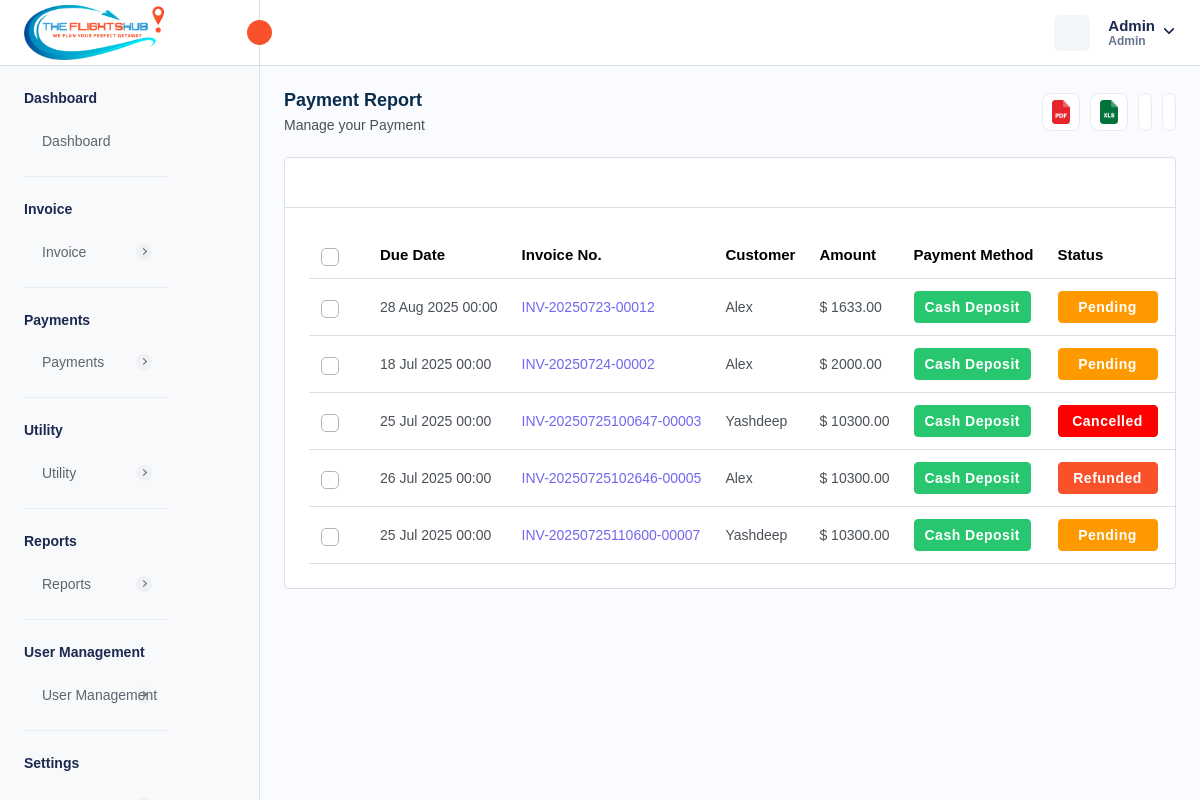
Page /manage-payments.php (signed in) on the committed database.
### tables this page shows
CREATE TABLE `company_settings` (
  `company_id` int NOT NULL AUTO_INCREMENT,
  `company_name` varchar(255) DEFAULT NULL,
  `company_email` varchar(255) DEFAULT NULL,
  `company_phone` varchar(20) DEFAULT NULL,
  `company_website` varchar(255) DEFAULT NULL,
  `company_logo` varchar(255) DEFAULT NULL,
  `favicon` varchar(255) DEFAULT NULL,
  `address` text,
  `country` varchar(100) DEFAULT NULL,
  `state` varchar(100) DEFAULT NULL,
  `city` varchar(100) DEFAULT NULL,
  `postal_code` varchar(20) DEFAULT NULL,
  `gst_number` varchar(255) DEFAULT NULL,
  `bz_number` varchar(255) DEFAULT NULL,
  `created_at` timestamp NULL DEFAULT CURRENT_TIMESTAMP,
  `updated_at` timestamp NULL DEFAULT CURRENT_TIMESTAMP ON UPDATE CURRENT_TIMESTAMP,
  PRIMARY KEY (`company_id`)
);

CREATE TABLE `invoice` (
  `invoice_id` int NOT NULL AUTO_INCREMENT,
  `invoice_number` varchar(255) NOT NULL,
  `invoice_title` varchar(255) DEFAULT NULL,
  `payment_method` enum('CREDIT_CARD','DEBIT_CARD','CASH','CASH_DEPOSIT','NET_BANKING','PAYPAL','OTHER') NOT NULL,
  `transaction_id` varchar(255) DEFAULT NULL,
  `status` enum('PAID','PENDING','CANCELLED','REFUNDED') NOT NULL,
  `airline_name` text,
  `travel_date` varchar(45) DEFAULT NULL,
  `due_date` varchar(255) DEFAULT NULL,
  `customer_name` varchar(255) DEFAULT NULL,
  `service_id` json DEFAULT NULL,
  `from_location` text,
  `to_location` text,
  `customer_address` longtext,
  `description` longtext,
  `reminder_enabled` int NOT NULL DEFAULT '0',
  `reminder_count` int NOT NULL DEFAULT '0',
  `organization` varchar(255) DEFAULT NULL,
  `passenger_details` json DEFAULT NULL,
  `total_amount` decimal(10,2) NOT NULL,
  `created_at` timestamp NULL DEFAULT CURRENT_TIMESTAMP,
  `updated_at` timestamp NULL DEFAULT CURRENT_TIMESTAMP ON UPDATE CURRENT_TIMESTAMP,
  `created_by` int NOT NULL,
  `is_active` int NOT NULL DEFAULT '1',
  `customer_email` varchar(255) DEFAULT NULL,
  PRIMARY KEY (`invoice_id`),
  UNIQUE KEY `invoice_number_UNIQUE` (`invoice_number`),
  UNIQUE KEY `transaction_id_UNIQUE` (`transaction_id`)
);

CREATE TABLE `localization_settings` (
  `id` int NOT NULL AUTO_INCREMENT,
  `language` varchar(50) DEFAULT 'English',
  `timezone` varchar(100) DEFAULT 'UTC',
  `date_format` varchar(20) DEFAULT 'd M Y',
  `time_format` varchar(10) DEFAULT '12',
  `currency_id` int DEFAULT NULL,
  `created_at` datetime DEFAULT CURRENT_TIMESTAMP,
  `updated_at` datetime DEFAULT CURRENT_TIMESTAMP ON UPDATE CURRENT_TIMESTAMP,
  PRIMARY KEY (`id`)
);

CREATE TABLE `currency` (
  `currency_id` int NOT NULL AUTO_INCREMENT,
  `currency_name` varchar(255) DEFAULT NULL,
  `currency_code` varchar(45) DEFAULT NULL,
  `currency_symbol` varchar(45) DEFAULT NULL,
  `currency_rate` decimal(10,2) DEFAULT NULL,
  `created_at` timestamp NULL DEFAULT CURRENT_TIMESTAMP,
  `updated_at` timestamp NULL DEFAULT NULL,
  `is_active` int DEFAULT '1',
  PRIMARY KEY (`currency_id`)
);

### manage-payments.php (the view, shortened to what this page needs)
<?php
require "./database/config.php";
try {
    $stmtFetchInvoices = $db->prepare("SELECT * FROM invoice
    WHERE invoice.is_active = 1
    ");
    if ($stmtFetchInvoices->execute()) {
        $invoices = $stmtFetchInvoices->get_result();
    } else {
        $_SESSION['error'] = 'Error for fetching customers';
    }
    $stmtFetchCompanySettings = $db->prepare("SELECT * FROM company_settings");
    $stmtFetchCompanySettings->execute();
    $companySettings = $stmtFetchCompanySettings->get_result()->fetch_array(MYSQLI_ASSOC);
    $stmtFetchLocalizationSettings = $db->prepare("SELECT * FROM localization_settings INNER JOIN currency ON localization_settings.currency_id = currency.currency_id;");
    $stmtFetchLocalizationSettings->execute();
    $localizationSettings = $stmtFetchLocalizationSettings->get_result()->fetch_array(MYSQLI_ASSOC);
} catch (Exception $e) {
    $_SESSION['error'] = $e;
}
?>
<!DOCTYPE html>
<html lang="en">
<head>
    <link rel="stylesheet" href="assets/css/bootstrap.min.css" />
    <link rel="stylesheet" href="assets/css/bootstrap-datetimepicker.min.css" />
    <link rel="stylesheet" href="assets/plugins/daterangepicker/daterangepicker.css" />
    <link rel="stylesheet" href="assets/css/animate.css" />
    <link rel="stylesheet" href="assets/plugins/select2/css/select2.min.css" />
    <link rel="stylesheet" href="assets/css/dataTables.bootstrap5.min.css" />
    <link rel="stylesheet" href="assets/plugins/fontawesome/css/fontawesome.min.css" />
    <link rel="stylesheet" href="assets/plugins/fontawesome/css/all.min.css" />
    <link rel="stylesheet" href="assets/css/style.css" />
    <link rel="stylesheet" href="https://cdn.jsdelivr.net/npm/notyf@3/notyf.min.css" />
</head>
<body>
    <div class="main-wrapper">
        <div class="header">
            <?php require_once("header.php"); ?>
        </div>
        <div class="sidebar" id="sidebar">
            <?php require_once("sidebar.php"); ?>
        </div>
        <div class="page-wrapper">
            <div class="content">
                <div class="page-header justify-content-between">
                    <div class="page-title">
                        <h4>Payment Report</h4>
                        <h6>Manage your Payment</h6>
                    </div>
                    <ul class="table-top-head">
                        <li>
                            <a data-bs-toggle="tooltip" onclick="exportToPDF()" data-bs-placement="top" title="Pdf"><img
                                    src="assets/img/icons/pdf.svg" alt="img" /></a>
                        </li>
                        <li>
                            <a data-bs-toggle="tooltip" onclick="exportToExcel()" data-bs-placement="top"
                                title="Excel"><img src="assets/img/icons/excel.svg" alt="img" /></a>
                        </li>
                        <li>
                            <a href="" data-bs-toggle="tooltip" data-bs-placement="top" title="Refresh"></a>
                        </li>
                        <li>
                            <a data-bs-toggle="tooltip" data-bs-placement="top" title="Collapse" id="collapse-header"></a>
                        </li>
                    </ul>
                </div>
                <div class="card table-list-card">
                    <div class="card-body">
                        <div class="table-top">
                            <div class="search-set">
                                <div class="search-input">
                                    <a href="" class="btn btn-searchset"></a>
                                </div>
                            </div>
                        </div>
                        <div class="table-responsive">
                            <table id="myTable" class="table datanew">
                                <thead>
                                    <tr>
                                        <th class="no-sort">
                                            <label class="checkboxs">
                                                <span class="checkmarks"></span>
                                            </label>
                                        </th>
                                        <th>Due Date</th>
                                        <th>Invoice No.</th>
                                        <th>Customer</th>
                                        <th>Amount</th>
                                        <th>Payment Method</th>
                                        <th>Status</th>
                                        <th class="no-sort text-center">Action</th>
                                    </tr>
                                </thead>
                                <tbody>
                                    <?php foreach ($invoices->fetch_all(MYSQLI_ASSOC) as $invoice) { ?>
                                        <tr>
                                            <td>
                                                <label class="checkboxs">
                                                    <span class="checkmarks"></span>
                                                </label>
                                            </td>
                                            <td><?php $date = new DateTime($invoice['due_date']);
                                            echo $date->format(isset($localizationSettings["date_format"]) ? $localizationSettings["date_format"] : "d M Y") ?>
                                            </td>
                                            <td class="ref-number"><?php echo $invoice['invoice_number'] ?></td>
                                            <td>
                                                <?php echo $invoice['customer_name'] ?>
                                            </td>
                                            <td> <?php echo (isset($localizationSettings["currency_symbol"]) ? $localizationSettings["currency_symbol"] : "$") . " " . $invoice['total_amount'] ?>
                                            </td>
                                             <td class="payment-info">
                                                <?php if ($invoice['payment_method'] == 'CREDIT_CARD') { ?>
                                                    <span class="badge badge-lg bg-success">Credit Card</span>
                                                <?php } elseif ($invoice['payment_method'] == 'DEBIT_CARD') { ?>
                                                    <span class="badge badge-lg bg-success">Debit Card</span>
                                                <?php } elseif ($invoice['payment_method'] == 'CASH') { ?>
                                                    <span class="badge badge-lg bg-success">Cash</span>
                                                <?php } elseif ($invoice['payment_method'] == 'CASH_DEPOSIT') { ?>
                                                    <span class="badge badge-lg bg-success">Cash Deposit</span>
                                                <?php } elseif ($invoice['payment_method'] == 'NET_BANKING') { ?>
                                                    <span class="badge badge-lg bg-primary">Net Banking</span>
                                                <?php } elseif ($invoice['payment_method'] == 'PAYPAL') { ?>
                                                    <span class="badge badge-lg bg-primary">Paypal</span>
                                                <?php } elseif ($invoice['payment_method'] == 'OTHER') { ?>
                                                    <span class="badge badge-lg bg-warning">Other</span>
                                                <?php } ?>
                                            </td>
                                            <td>
                                                <?php if ($invoice['status'] == 'PAID') { ?>
                                                    <span class="badge badge-lg bg-success">Paid</span>
                                                <?php } elseif ($invoice['status'] == 'CANCELLED') { ?>
                                                    <span class="badge badge-lg bg-danger">Cancelled</span>
                                                <?php } elseif ($invoice['status'] == 'PENDING') { ?>
                                                    <span class="badge badge-lg bg-warning">Pending</span>
                                                <?php } elseif ($invoice['status'] == 'REFUNDED') { ?>
                                                    <span class="badge badge-lg bg-primary">Refunded</span>
                                                <?php } ?>
                                            </td>
                                            <td class="text-center">
                                            </td>
                                        </tr>
                                    <?php } ?>
                                </tbody>
                            </table>
                        </div>
                    </div>
                </div>
            </div>
        </div>
    </div>
</body>
</html>

### header.php (shortened to what this page needs)
<div class="header">
    <div class="header-left active">
        <a href="admin-dashboard.php" class="logo logo-normal">
            <img src="<?= isset($companySettings['company_logo']) ? $companySettings['company_logo'] : "assets/img/logo/vis-logo.png" ?>" alt="" />
        </a>
        <a id="toggle_btn" href="javascript:void(0);">
            <i data-feather="chevrons-left" class="feather-16"></i>
        </a>
    </div>
    <ul class="nav user-menu">
        <li class="nav-item nav-item-box">
            <a href="javascript:void(0);" id="btnFullscreen">
            </a>
        </li>
        <li class="nav-item dropdown has-arrow main-drop">
            <a href="javascript:void(0);" class="dropdown-toggle nav-link userset" data-bs-toggle="dropdown">
                <span class="user-info">
                    <span class="user-detail">
                        <span
                            class="user-name"><?php echo isset($_SESSION['admin_name']) ? $_SESSION['admin_name'] : "Vibrantick" ?></span>
                        <span class="user-role"><?php echo isset($_SESSION['admin_role']) ? $_SESSION['admin_role'] : "Admin"  ?></span>
                    </span>
                </span>
            </a>
        </li>
    </ul>
</div>

### rows in the picture
company_settings: company_logo (picture)
invoice: due_date.date_format "28 Aug 2025 00:00", invoice_number "INV-20250723-00012", customer_name "Alex", total_amount "1633.00", payment_method "Cash Deposit", status "Pending"
currency: currency_symbol "$"
invoice: due_date.date_format "18 Jul 2025 00:00", invoice_number "INV-20250724-00002", customer_name "Alex", total_amount "2000.00", payment_method "Cash Deposit", status "Pending"
invoice: due_date.date_format "25 Jul 2025 00:00", invoice_number "INV-20250725100647-00003", customer_name "Yashdeep", total_amount "10300.00", payment_method "Cash Deposit", status "Cancelled"
invoice: due_date.date_format "26 Jul 2025 00:00", invoice_number "INV-20250725102646-00005", customer_name "Alex", total_amount "10300.00", payment_method "Cash Deposit", status "Refunded"
invoice: due_date.date_format "25 Jul 2025 00:00", invoice_number "INV-20250725110600-00007", customer_name "Yashdeep", total_amount "10300.00", payment_method "Cash Deposit", status "Pending"

### other values in the picture
$_SESSION['admin_name'] "Admin"
$_SESSION['admin_role'] "Admin"
